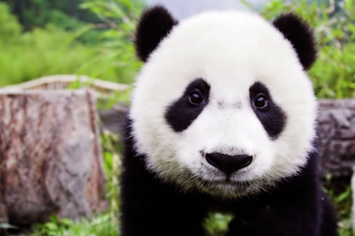
%> input picture zheng/panda.jpg, 355 x 236 px
$ octave BandS.m   (GNU Octave 9; MATLAB toolbox functions it lacks are replaced by stand-ins)
%> lines starting %> are read from the running program, lines starting %| are printed output that depends on the picture
original = imread('panda.jpg');
%> original is the input picture: size 236x355x3 uint8; mean R, G, B 130.7, 130, 113.2
scale = 1.3;
J = imresize(original,scale);
theta = 31;
distorted = imrotate(J,theta);
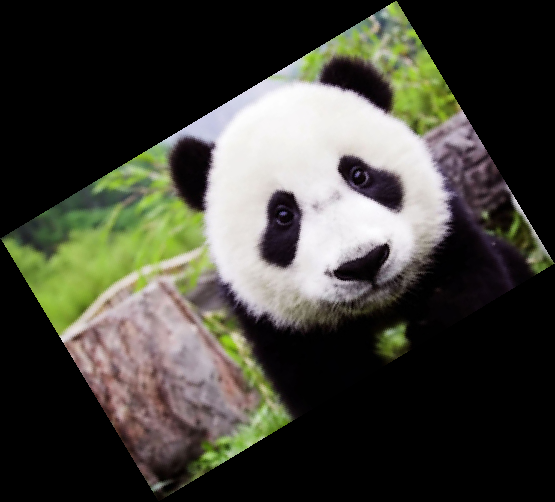
%> distorted: size 502x555x3 uint8; mean R, G, B 66.6, 66.2, 57.6
original= rgb2gray(original);
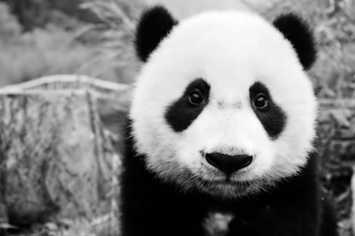
%> original: size 236x355 uint8; min 0, max 254, mean 128.3
distorted=rgb2gray(distorted);
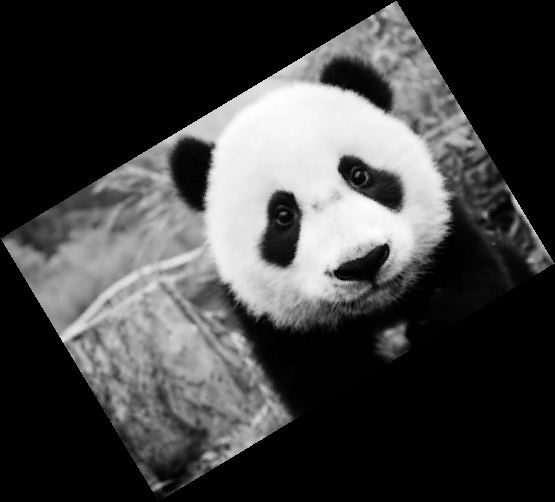
%> distorted: size 502x555 uint8; min 0, max 254, mean 65.3
ptsOriginalBRISK  = detectBRISKFeatures(original, 'MinContrast', 0.01);
%> ptsOriginalBRISK = 847 points; strongest (x, y): (249, 159), (273, 133), (250, 159), (178, 128), (198, 82)
ptsDistortedBRISK = detectBRISKFeatures(distorted, 'MinContrast', 0.01);
%> ptsDistortedBRISK = 1826 points; strongest (x, y): (392, 196), (391, 198), (386, 248), (381, 250), (279, 252)

%> (the run ends here)
